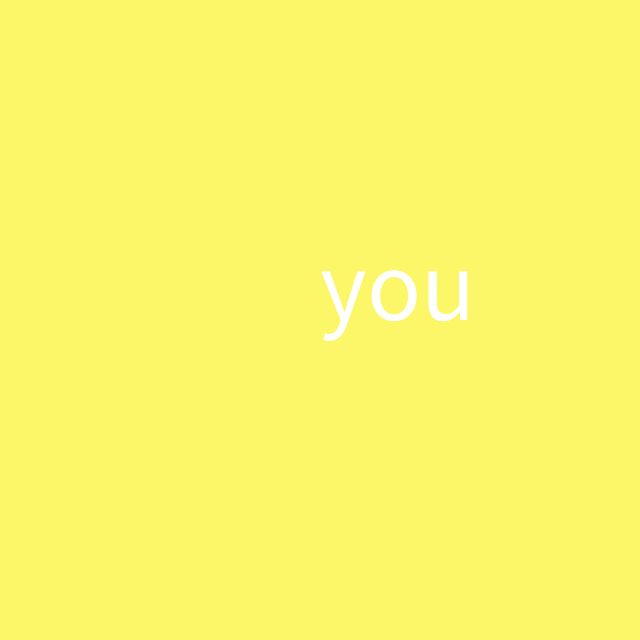
Frame 1 (no input)
Frame 60 (the mouse pressed at the canvas centre just before this capture): identical to frame 1, image omitted
Frame 120 (the mouse held since frame 60 and released just before this capture): identical to frame 1, image omitted

The Processing sketch that drew this single still picture (run headless with seeded random() and noise(); from frame 60 on, the mouse is pressed at the canvas centre):

// Processing sketch: sketch_3
// ── sketch_3.pde
void setup() { 
  size(640, 640);
  noStroke();
  textSize(100);
}

void draw() {
  if (mouseX > width/2) {
    background(248, 80, 72);
    if (mouseY > height/2) {
      fill(89, 247, 204);
      text("Hi", width/2, height/2);
    } else {
      fill(255);
      rectMode(CENTER);
      text("How", width/2, height/2);
    }
  } else {
    background(252, 247, 104);
    if (mouseY > height/2) {
      fill(209, 163, 253);
      text("are", width/2, height/2);
    } else {
      fill(255);
      text("you", width/2, height/2);
    }
  }
}
